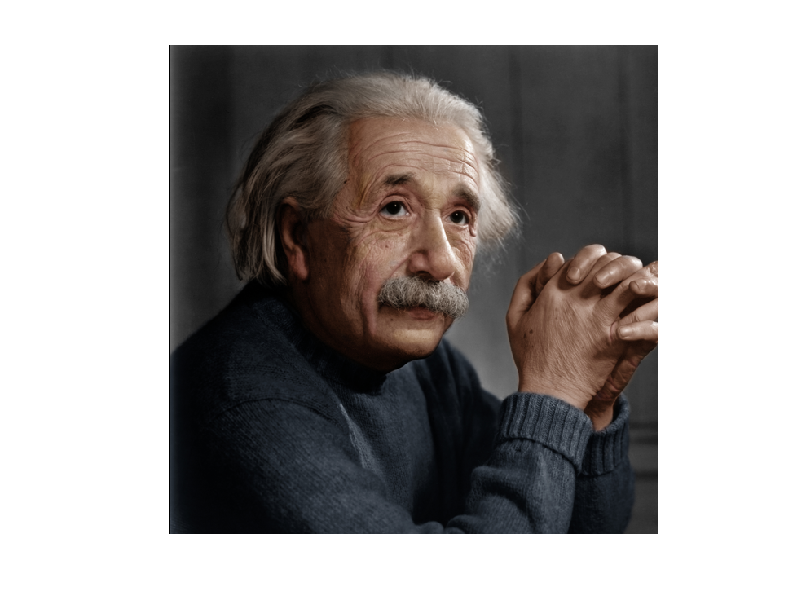

Source code (MATLAB): (Note: this script raises an error after producing the figure.)
clear all;clc; close all; warning off;
addpath Data_Source
addpath TensorRing
addpath tensorlab
filename = 'Result_Einstain'; 
mkdir(filename);
%% Original Data
load('Einstein.mat');
figure()
imshow(Data);
saveas(gcf, strcat(filename,'/Einstain_FullObserve.pdf'));
Data = double(Data);

%% Randomsampling Missing Entries
ObserveRatio = 0.1;
Data_Size = size(Data);
Omega = zeros(Data_Size);
Omega(randsample(prod(Data_Size), ObserveRatio*prod(Data_Size))) = 1;
Data_Missing = reshape(T2V(Data).* T2V(Omega), Data_Size);
figure()
imshow(uint8(Data_Missing));
saveas(gcf, strcat(filename,['/Einstain_ObservingRate' num2str(ObserveRatio) '.pdf']));

%% Complete Missing Data By TR
% TR Parameter
Reshape_Dim   = [6,10,10,6,10,10,3];
r = 2;
para_TR.max_tot = 10^-4;   
para_TR.max_iter= 300;     
para_TR.disp = 1;
para_TR.r = ones(length(Reshape_Dim), 1) * r;   % Tensor Ring Rank
%para_TR.r(end)=1; % if TT

% TR Completion
Utr = Completion_TR(reshape(Data_Missing, Reshape_Dim), reshape(Omega, Reshape_Dim), para_TR);
Data_Recover_TR = reshape(Ui2U(Utr), Data_Size);
% Plot recovered images
figure()
imshow(uint8(Data_Recover_TR));
saveas(gcf, strcat(filename,['/Einstain_Completion(TR)Rank' num2str(r) 'Err' num2str(norm(T2V(Data_Recover_TR-Data))/norm(T2V(Data))) '.pdf']));
